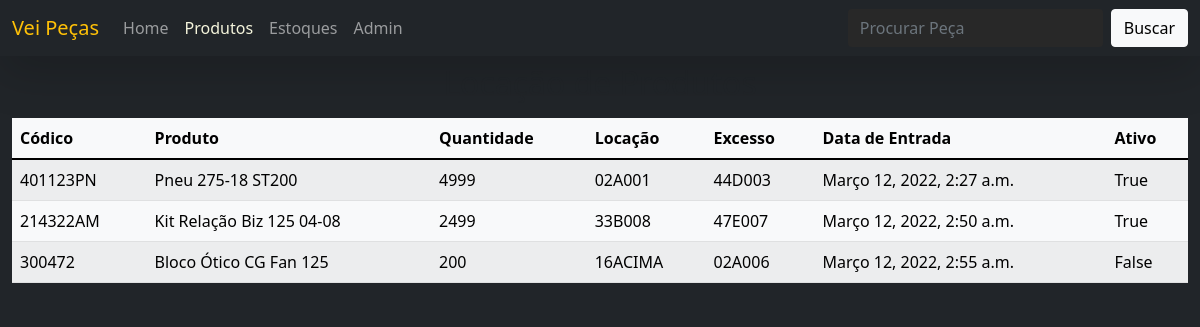
The page /estoques/ on the database as committed earlier.
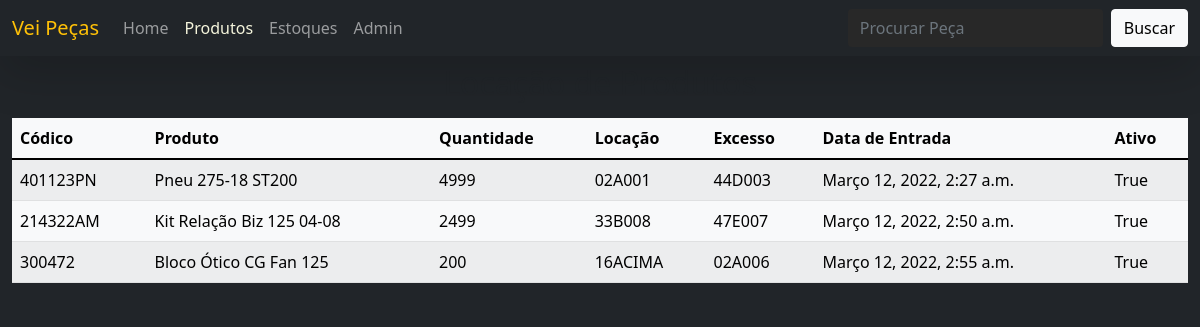
The same page on the database as committed later.
### produtos/models.py (models this page shows, shortened)
class Base(models.Model):
  criacao = models.DateTimeField(auto_now_add=True)
  atualizacao = models.DateTimeField(auto_now=True)
  ativo = models.BooleanField(default=True)
  class Meta:
    abstract = True

class Estoque(Base):
  produto = models.ForeignKey(Produto, on_delete=models.CASCADE)
  codigo = models.CharField(max_length=8, default='123456am')
  quantidade = models.IntegerField()
  locacao = models.CharField(max_length=255, default='1A01', verbose_name='locação')
  excesso = models.CharField(max_length=255, blank=True, default='')
  class Meta:
    verbose_name = 'Estoque'
    verbose_name_plural= 'Estoques'

class Produto(Base):
  titulo = models.CharField(max_length=255)
  marca = models.CharField(max_length=255)
  preco = MoneyField(max_digits=14, decimal_places=2, default_currency='BRL')
  imagem = models.URLField(max_length=255, blank=True)
  class Meta:
    verbose_name = 'Produto'
    verbose_name_plural = 'Produtos'
  def __str__(self):
    return self.titulo

### produtos/views.py (the view)
# urls.py: path('estoques/', EstoqueListView.as_view()),
class EstoqueListView(ListView):
  model = Estoque

### produtos/templates/produtos/estoque_list.html (shortened to what this page needs)
{% extends 'base.html' %}
	{% block content %}
	<h2 class="text-center mt-2">Locação de Produtos</h2>
	<div style="overflow: auto;">
	<table  class="table table-striped table-light mt-2 overflow-auto">
		<thead>
			<tr>
				<th>Códico</th>
				<th>Produto</th>
				<th>Quantidade</th>
				<th>Locação</th>
				<th>Excesso</th>
				<th>Data de Entrada</th>
				<th>Ativo</th>
			</tr>
		</thead>
		<tbody>
			{% for item in estoque_list %}
			<tr>
				<td> {{ item.codigo }}</td>
				<td> {{ item.produto }} </td>
				<td> {{ item.quantidade }} </td>
				<td> {{ item.locacao }} </td>
				<td> {{ item.excesso }} </td>
				<td> {{ item.criacao }} </td>
				<td> {{ item.ativo }} </td>
			</tr>
			{%  endfor%}
		</tbody>
	</table>
</div>
	{% endblock %}

Rows that differ between the two databases and show on the page:
changed Estoque "16ACIMA": ativo "False" → "True"
